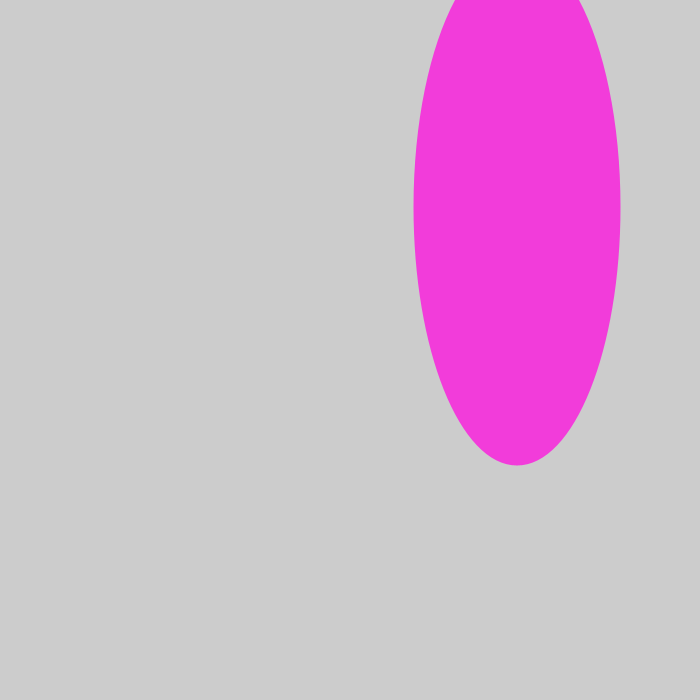
Frame 1 (no input)
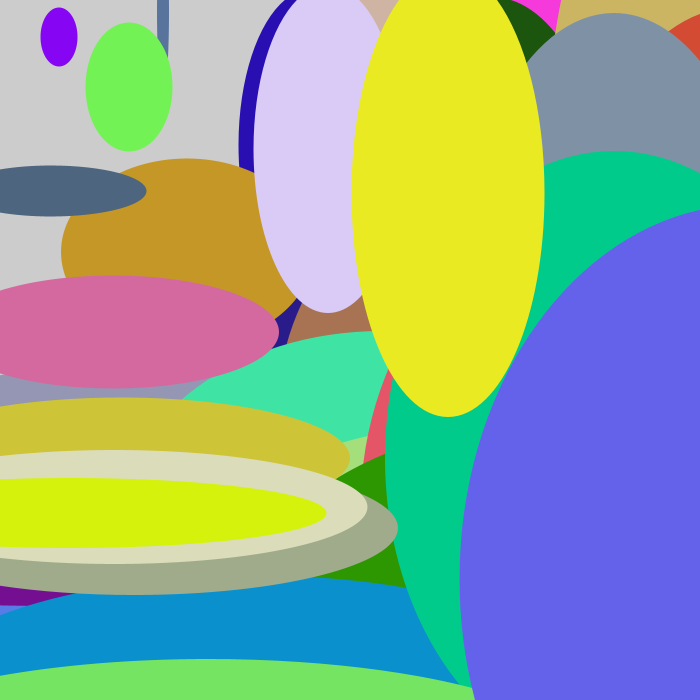
Frame 60 (the mouse pressed at the canvas centre just before this capture)
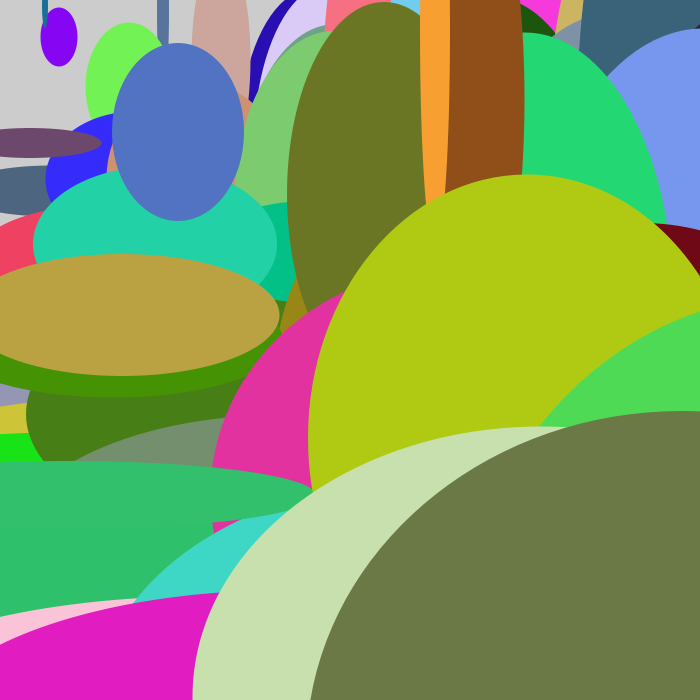
Frame 120 (the mouse held since frame 60 and released just before this capture)

The Processing sketch that drew these frames (run headless with seeded random() and noise(); from frame 60 on, the mouse is pressed at the canvas centre):

// Processing sketch: Excersice_21_2
// ── Excersice_21_2.pde
//excersice 23. 2. Extend the function created for exercise 1 by creating more parameters to control additional aspects of its form.

void setup (){
  size (700,700);
  noStroke();
  
}

void draw(){
frameRate(8);
int randomX = int(random(800));
int randomY = int(random(800));

int r = floor(random(0,255));
int g = floor(random(0,255));
int b = floor(random(0,255));
fill(r,g,b);

ellipse(randomX,randomY,randomY,randomX);

}
